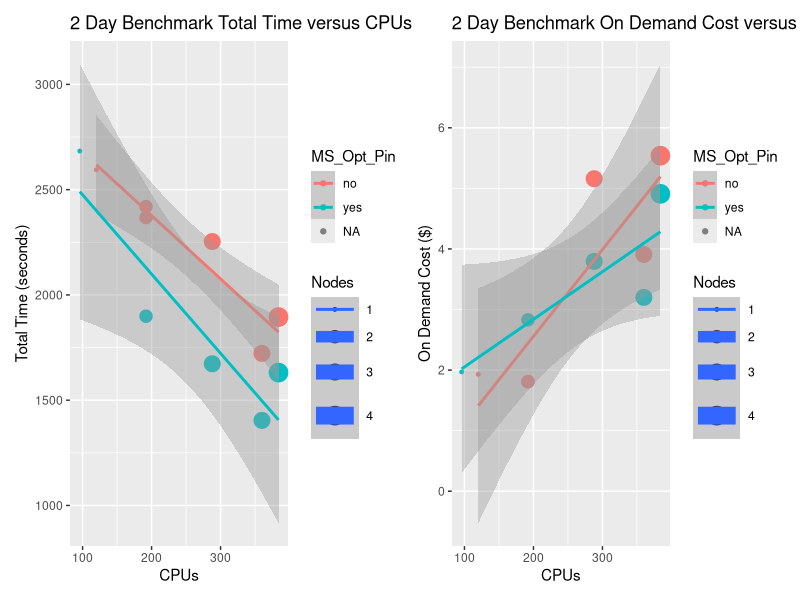

The R source for this figure:
library(ggplot2)
library(patchwork) # To display 2 charts together
library(dplyr)

# Script author: Liz Adams
# Affiliation: UNC CMAS Center 
# example from http://monashbioinformaticsplatform.github.io/2015-11-30-intro-r/ggplot.html
# 2nd example from https://r-graph-gallery.com/line-chart-dual-Y-axis-ggplot2.html

png(file = paste('hbv120','_','Time','_','CPUs','.png',sep=''), width = 1024, height = 768, bg='white')
curr_wd<-getwd()
setwd(curr_wd)
csv_data<- read.csv("../docs/user_guide_cyclecloud/qa/scaling_HBv120.update5.csv",sep="\t", skip =0, header = TRUE, comment.char = "",check.names = FALSE, quote="", )
print(csv_data)
bad_rows <-
    is.na(csv_data$TotalTime) |
    is.na(csv_data$Day1_Timing_sec) |
    is.na(csv_data$CPUs) |
    is.na(csv_data$OnDemandCost) |
    is.na(csv_data$MS_Opt_Pin) |
    is.na(csv_data$SpotCost)
    
#filter(csv_data, ComputeNode != HC44rs )

csv_data2 <-  subset(csv_data, ComputeNode=="HB120"&InputData=="/data NetApp")


p1 <- ggplot(csv_data2[!bad_rows,], aes(y=Day1_Timing_sec, x=CPUs, size=Nodes, color=MS_Opt_Pin)) +
    geom_point() + ggtitle("2 Day Benchmark Total Time versus CPUs") + scale_y_continuous(name = "Total Time (seconds)") + stat_smooth(method="lm")

p2 <- ggplot(csv_data2[!bad_rows,], aes(y=SpotCost, x=CPUs, size=Nodes, color=MS_Opt_Pin)) +
    geom_point() + ggtitle("2 Day Benchmark On Demand Cost versus CPUs") + scale_y_continuous(name = "On Demand Cost ($)") + stat_smooth(method="lm")

# Display both charts side by side thanks to the patchwork package
p1 + p2
